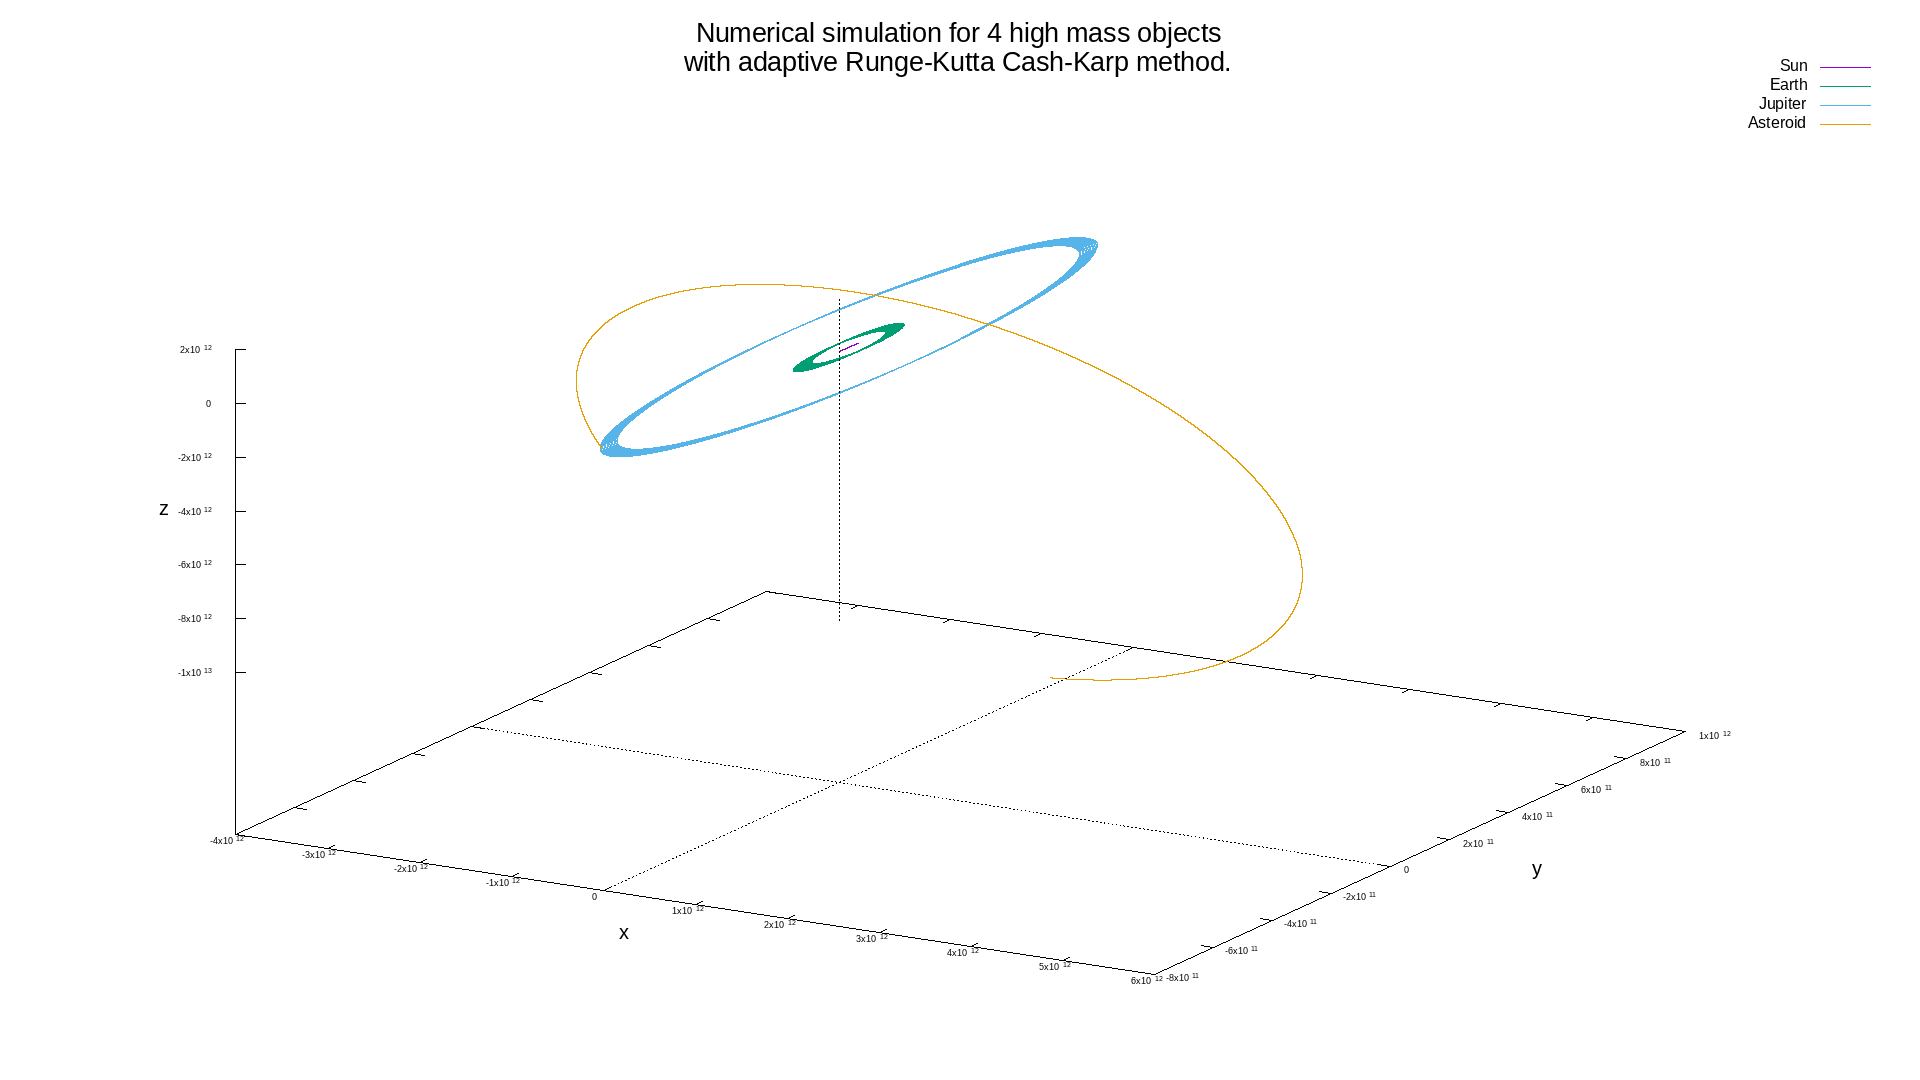

This figure's gnuplot source:
set term png size 1920,1080
set out "armageddon4.png"

set title "Numerical simulation for 4 high mass objects\nwith adaptive Runge-Kutta Cash-Karp method." font ",20"

set autoscale

set xzeroaxis
set yzeroaxis
set zzeroaxis

set xlabel "x" font ",15"
set ylabel "y" font ",15"
set zlabel "z" font ",15"

set xtics font ", 7"
set ytics font ", 7"
set ztics font ", 7"

splot "armageddon4.txt" using 1:2:3 title "Sun" with line, "armageddon4.txt" using 4:5:6 title "Earth" with line, "armageddon4.txt" using 7:8:9 title "Jupiter" with line, "armageddon4.txt" using 10:11:12 title "Asteroid" with line
